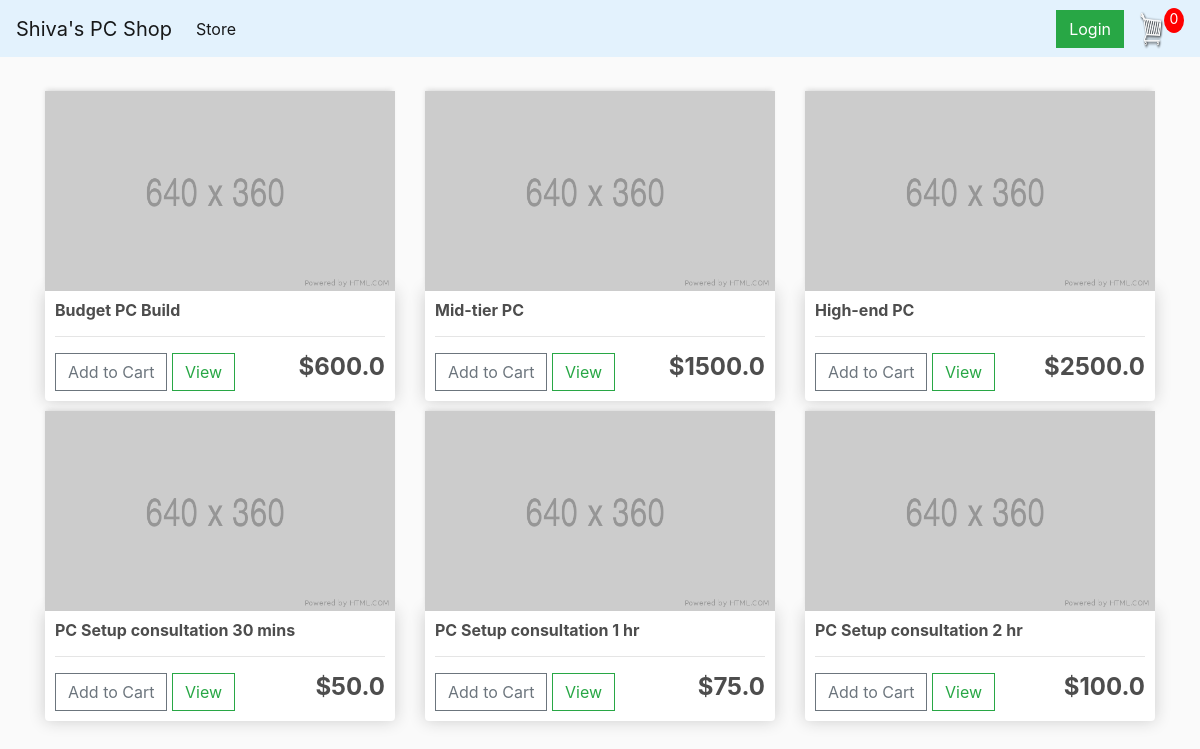
The page / on the database its author committed.
### pcshop/models.py (models this page shows, shortened)
class Product(models.Model):
	name = models.CharField(max_length=200)
	price = models.FloatField()
	digital = models.BooleanField(default=False,null=True, blank=True)
	image = models.ImageField(null=True, blank=True)

### pcshop/views.py (the view)
# urls.py: path('', views.store, name="store"),
def store(request):
	products = Product.objects.all()
	context = {'products':products}
	return render(request, 'pcshop/store.html', context)

### pcshop/templates/pcshop/store.html
{% extends 'pcshop/base.html' %}
{% load static %}
{% block content %}
	<div class="row">
		{% for product in products %}
		<div class="col-lg-4">
			<img class="thumbnail" src="{% static 'images/item-placeholder.png' %}">
			<div class="box-element product">
				<h6><strong>{{product.name}}</strong></h6>
				<hr>
				<button  class="btn btn-outline-secondary add-btn">Add to Cart</button>
				<a class="btn btn-outline-success" href="#">View</a>
				<h4 style="display: inline-block; float: right"><strong>${{product.price}}</strong></h4>
			</div>
		</div>
		{% endfor %}
	</div>
{% endblock content %}

### pcshop/templates/pcshop/base.html (shortened to what this page needs)
<!DOCTYPE html>
{% load static %}
<html>
<head>
	<link rel="stylesheet" href="https://stackpath.bootstrapcdn.com/bootstrap/4.4.1/css/bootstrap.min.css">
	<link rel="stylesheet" type="text/css" href="{% static 'css/base.css' %}">
</head>
<body>
	<nav class="navbar navbar-expand-lg navbar-light" style="background-color: #e3f2fd;">
	  <a class="navbar-brand" href="{% url 'store' %}">Shiva's PC Shop</a>
	  <div class="collapse navbar-collapse" id="navbarSupportedContent">
	    <ul class="navbar-nav mr-auto">
	      <li class="nav-item active">
	        <a class="nav-link" href="{% url 'store' %}">Store <span class="sr-only">(current)</span></a>
	      </li>
	    </ul>
	    <div class="form-inline my-2 my-lg-0">
	     	<a href="#"class="btn btn-success">Login</a>
	     	<a href="{% url 'cart' %}">
	    		<img  id="cart-icon" src="{% static 'images/shopping-cart.png' %} " width="75" height="40">
	    	</a>
	    	<p id="cart-total">0</p>
	    </div>
	  </div>
	</nav>
     <div class="container">
            <br>
            {% block content %}
            {% endblock content %}
         </div>
</body>
</html>

### static/css/base.css (style rules this page uses)
body { background-color: hsl(0, 0%, 98%); }
h1,h2,h3,h4,h5,h6 { color:hsl(0, 0%, 30%); }
.box-element { box-shadow:hsl(0, 0%, 80%) 0 0 16px; background-color: #fff; border-radius: 4px; padding: 10px; }
.thumbnail { width: 100%; height: 200px; -webkit-box-shadow: -1px -3px 5px -2px rgba(214,214,214,1); -moz-box-shadow: -1px -3px 5px -2px rgba(214,214,214,1); box-shadow: -1px -3px 5px -2px rgba(214,214,214,1); }
.product { border-radius: 0 0 4px 4px; }
#cart-icon { width:25px; display: inline-block; margin-left: 15px; }
#cart-total { display: block; text-align: center; color:#fff; background-color: red; width: 20px; height: 25px; border-radius: 50%; font-size: 14px; }
.col-lg-4, .col-lg-6, .col-lg-8, .col-lg-12 { margin-top: 10px; }
.btn { border-radius: 0; }

### rows shown on the page
Product: name "Budget PC Build", price "600.0"
Product: name "Mid-tier PC", price "1500.0"
Product: name "High-end PC", price "2500.0"
Product: name "PC Setup consultation 30 mins", price "50.0"
Product: name "PC Setup consultation 1 hr", price "75.0"
Product: name "PC Setup consultation 2 hr", price "100.0"
